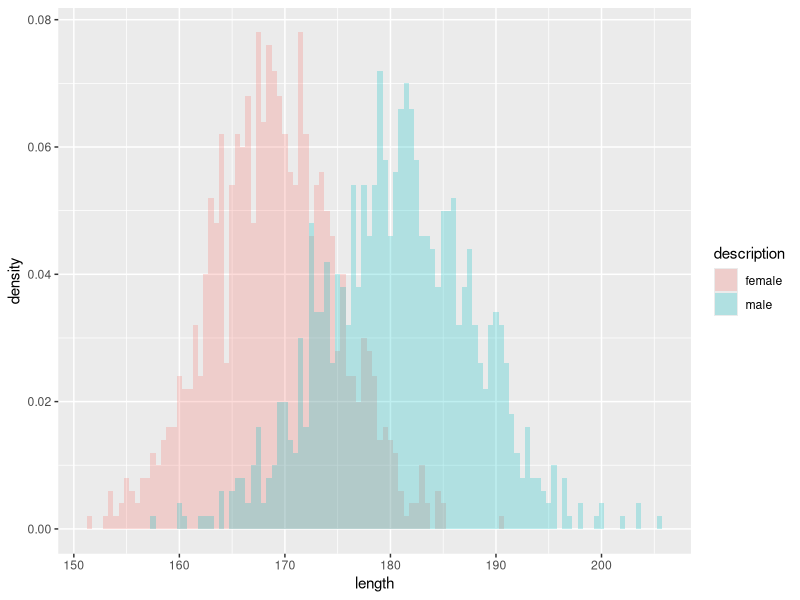
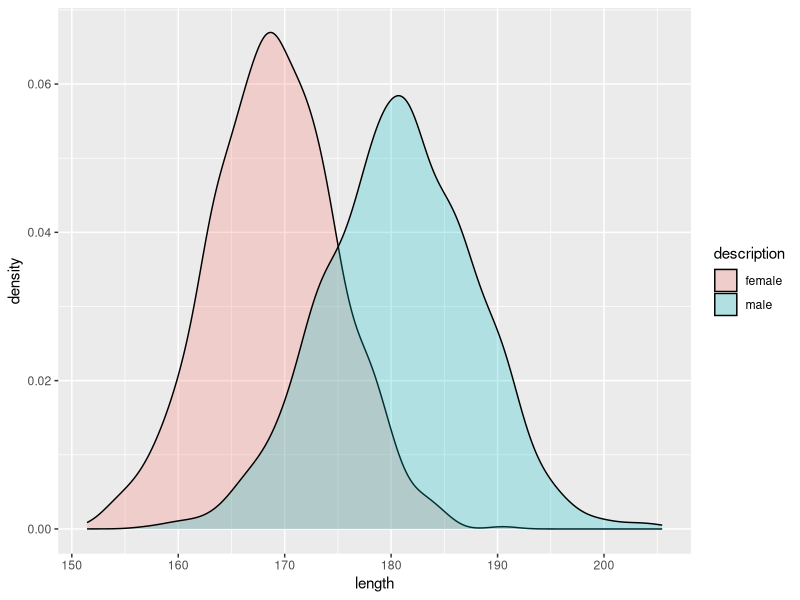
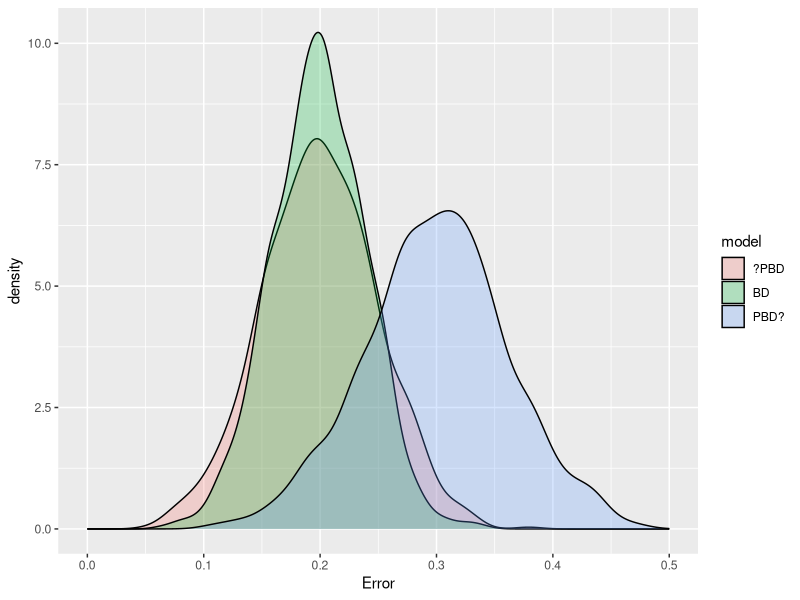
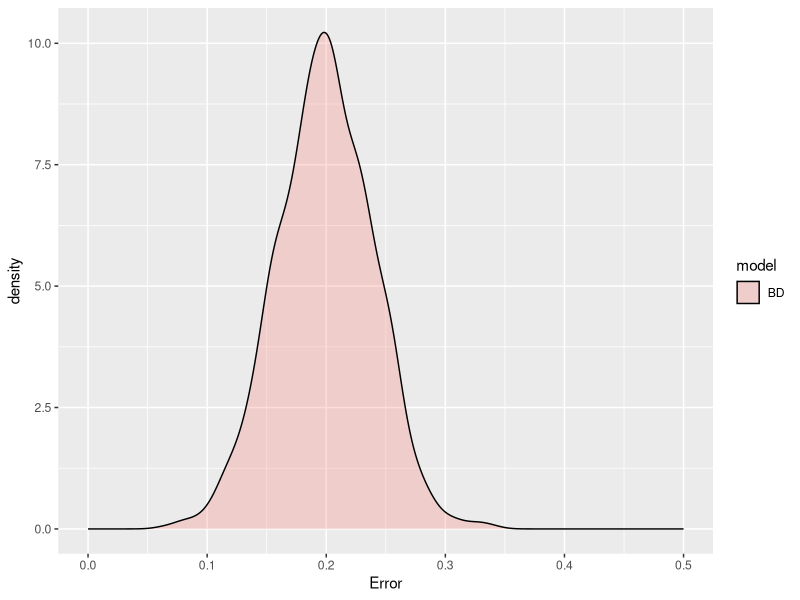
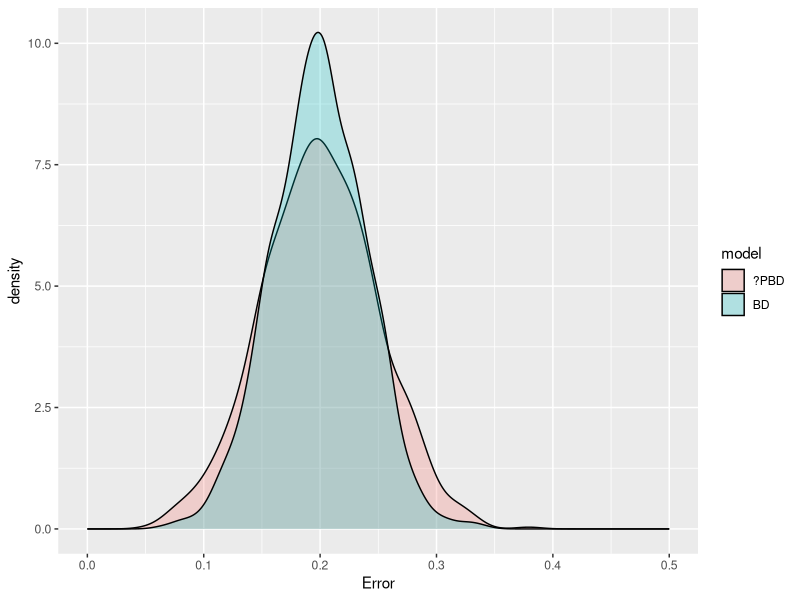
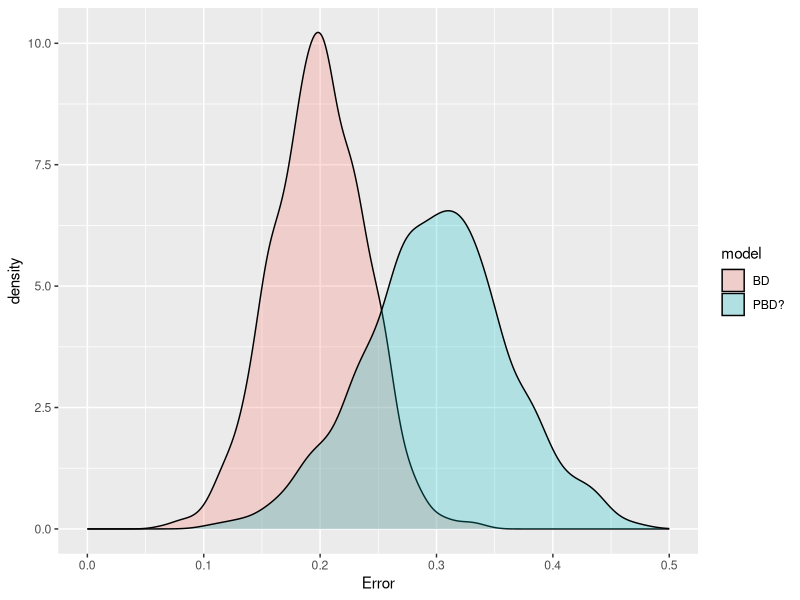

These figures' R source, in order:
## ---- chunk 1
set.seed(42)
male_lengths <- rnorm(n = 1000, mean = 181, sd = 7)
female_lengths <- rnorm(n = 1000, mean = 169, sd = 6)
df_males <- data.frame(length = male_lengths)
df_females <- data.frame(length = female_lengths)

df_males$description <- 'male'
df_females$description <- 'female'

data <- rbind(df_males, df_females)

knitr::kable(head(data))
## ---- chunk 2
ggplot2::ggplot(
  data, 
  ggplot2::aes(length, fill = description)
) + ggplot2::geom_histogram(
  ggplot2::aes(y = ..density..), 
  alpha = 0.25, 
  position = 'identity', 
  binwidth = 0.5
)
## ---- chunk 3
ggplot2::ggplot(
  data, 
  ggplot2::aes(length, fill = description)
) + ggplot2::geom_density(
  alpha = 0.25
)
## ---- chunk 4
set.seed(42)
a <- rnorm(n = 1000, mean = 0.2, sd = 0.04)
b <- rnorm(n = 1000, mean = 0.2, sd = 0.05)
c <- rnorm(n = 1000, mean = 0.3, sd = 0.06)
df <- data.frame(
  x = c(a, b, c),
  model = c(rep("BD", 1000), rep("?PBD", 1000), rep("PBD?", 1000))
)
df$model <- as.factor(df$model)
## ---- chunk 5
ggplot2::ggplot(
  df, 
  ggplot2::aes(x, fill = model)
) + ggplot2::geom_density(
  alpha = 0.25
) + ggplot2::scale_x_continuous("Error", limits = c(0, 0.5))
## ---- chunk 6
ggplot2::ggplot(
  df[ df$model == "BD", ], 
  ggplot2::aes(x, fill = model)
) + ggplot2::geom_density(
  alpha = 0.25
) + ggplot2::scale_x_continuous("Error", limits = c(0, 0.5))
## ---- chunk 7
ggplot2::ggplot(
  df[ df$model == "BD" | df$model == "?PBD", ], 
  ggplot2::aes(x, fill = model)
) + ggplot2::geom_density(
  alpha = 0.25
) + ggplot2::scale_x_continuous("Error", limits = c(0, 0.5))
## ---- chunk 8
ggplot2::ggplot(
  df[ df$model == "BD" | df$model == "PBD?", ], 
  ggplot2::aes(x, fill = model)
) + ggplot2::geom_density(
  alpha = 0.25
) + ggplot2::scale_x_continuous("Error", limits = c(0, 0.5))
